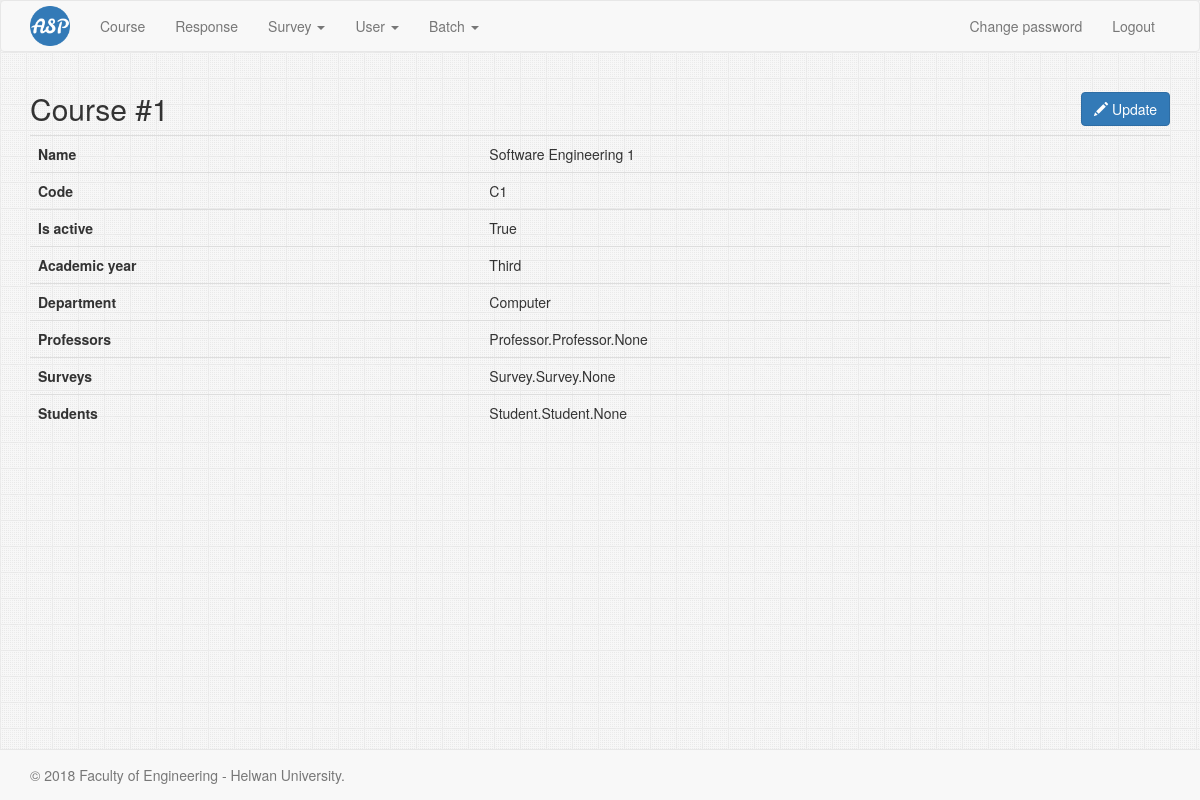
/course/1 (signed in), run on the app's committed database.
### Course/models.py (models this page shows, shortened)
class Course(models.Model):
    name = models.CharField(
        max_length=200,
    )
    code = models.CharField(
        max_length=200,
    )
    department = models.ForeignKey(
        Department,
        on_delete=models.CASCADE,
        related_name='courses',
    )
    academic_year = models.ForeignKey(
        AcademicYear,
        on_delete=models.CASCADE,
        related_name='courses',
    )
    is_active = models.BooleanField(
        default=True,
    )

### AcademicYear/models.py (models this page shows)
class AcademicYear(models.Model):
    year = models.CharField(
        max_length=2,
        choices=YEAR_CHOICES,
        default=PREPARATORY,
        unique=True,
    )
    def __str__(self):
        return dict(YEAR_CHOICES).get(self.year)

### Department/models.py (models this page shows)
class Department(models.Model):
    name = models.CharField(
        max_length=200,
        unique=True,
    )
    def __str__(self):
        return self.name

### Course/views.py (the view)
# urls.py: url(r'^(?P<pk>\d+)$', CourseRead.as_view(), name="read"),
@method_decorator([login_required, admin_required], name='dispatch')
class CourseRead(DetailView):
    model = Course
    template_name = 'Course/course_read.html'

### Course/templates/Course/course_read.html (shortened to what this page needs)
{% extends 'base.html' %}
{% block content %}
    <h2>
        Course #{{ course.id }}
        <a href="{% url 'course:update' course.id %}" class="btn btn-primary pull-right">
            <span class="glyphicon glyphicon-pencil"></span> Update
        </a>
    </h2>
    <table class="table table-hover">
        <tbody>
        <tr>
            <th>Name</th>
            <td>{{ course.name }}</td>
        </tr>
        <tr>
            <th>Code</th>
            <td>{{ course.code }}</td>
        </tr>
        <tr>
            <th>Is active</th>
            <td>{{ course.is_active }}</td>
        </tr>
        <tr>
            <th>Academic year</th>
            <td>{{ course.academic_year }}</td>
        </tr>
        <tr>
            <th>Department</th>
            <td>{{ course.department }}</td>
        </tr>
        <tr>
            <th>Professors</th>
            <td>{{ course.professors }}</td>
        </tr>
        <tr>
            <th>Surveys</th>
            <td>{{ course.surveys }}</td>
        </tr>
        <tr>
            <th>Students</th>
            <td>{{ course.students }}</td>
        </tr>
        </tbody>
    </table>
{% endblock %}

### common-static/css/main.css (style rules this page uses)
html { position: relative; min-height: 100%; }
body { margin-bottom: 60px; }

### data on the page
Course: id "1", name "Software Engineering 1", code "C1", is_active "True", academic_year "Third", department "Computer", professors "Professor.Professor.None", surveys "Survey.Survey.None", students "Student.Student.None"
